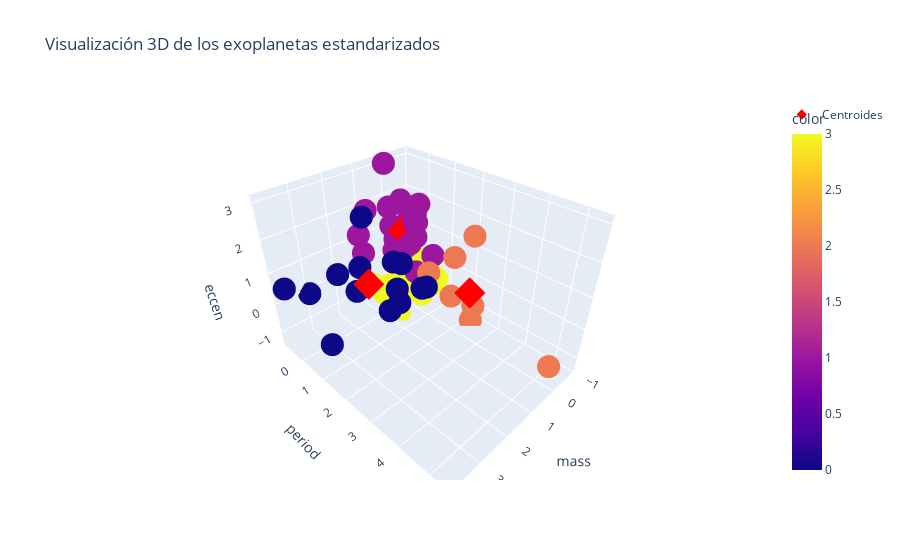

The code cell stored with this chart in its notebook:
### Markdown cell above
# b) Aplicar, a los datos escalados, el comando kmeans usando 4 centroides (de manera aleatoria) y obtener el valor mınimo de la funcion objetivo. Inspeccionar visualmente los agrupamientos generados.

### Code cell
fig = px.scatter_3d(df_standard, x='mass', y='period', z='eccen', color=etiquetas, title='Visualización 3D de los exoplanetas estandarizados')
fig.add_trace(go.Scatter3d(
    x=centroides[:, 0],
    y=centroides[:, 1],
    z=centroides[:, 2],
    mode='markers',
    marker=dict(size=8, color='red', symbol='diamond'),
    name='Centroides'
))
fig.show()
